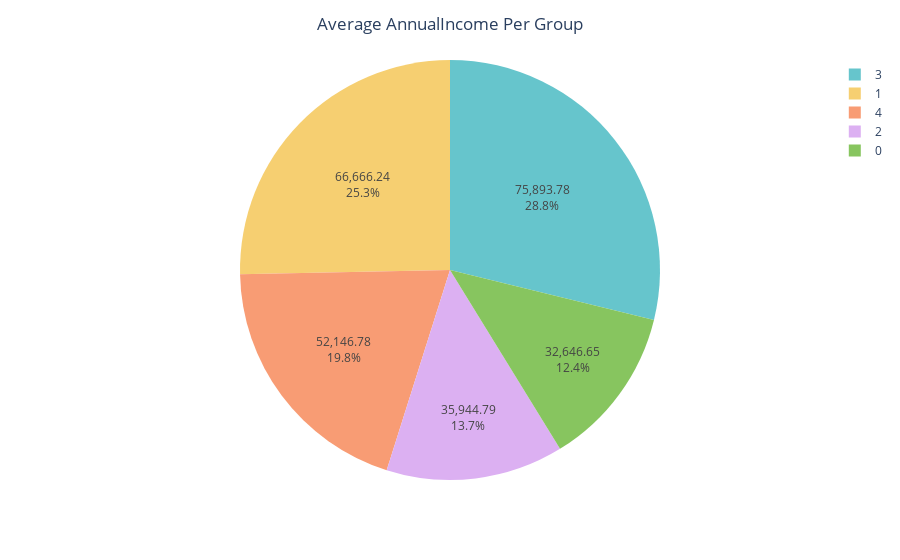

Notebook code cell kept with this figure:
### Code cell
amount = df.groupby('Cluster').AnnualIncome.mean()
fig = px.pie(values=np.round(amount.values, 2), names=amount.index,  
             color_discrete_sequence=px.colors.qualitative.Pastel)
fig.data[0].textinfo = 'percent+value'
fig.update_layout(title_text='Average AnnualIncome Per Group', title_x=0.5)

### Figure 1 — Plotly figure (JSON) as saved in the notebook; plotly's stock layout.template omitted (floating-point values rounded to 4 significant figures)
{"data": [{"domain": {"x": [0, 1], "y": [0, 1]}, "hovertemplate": "label=%{label}<br>value=%{value}<extra></extra>", "labels": [0, 1, 2, 3, 4], "legendgroup": "", "name": "", "showlegend": true, "textinfo": "percent+value", "type": "pie", "values": [32650.0, 66670.0, 35940.0, 75890.0, 52150.0]}], "layout": {"autosize": true, "legend": {"tracegroupgap": 0}, "margin": {"t": 60}, "piecolorway": ["rgb(102, 197, 204)", "rgb(246, 207, 113)", "rgb(248, 156, 116)", "rgb(220, 176, 242)", "rgb(135, 197, 95)", "rgb(158, 185, 243)", "rgb(254, 136, 177)", "rgb(201, 219, 116)", "rgb(139, 224, 164)", "rgb(180, 151, 231)", "rgb(179, 179, 179)"], "title": {"text": "Average AnnualIncome Per Group", "x": 0.5}}}
